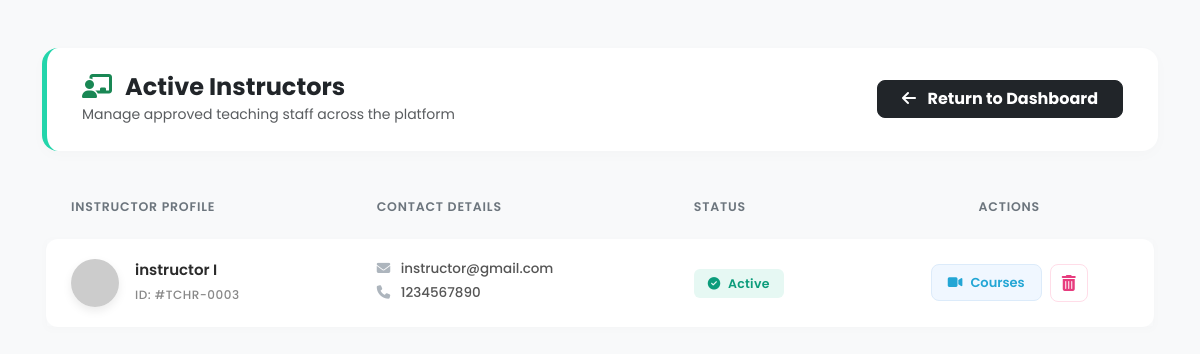
Screenshot of /manage_instructors.php (signed in) with the database file from the repository.
### tables this page shows
CREATE TABLE `instructor_applications` (
  `id` int(11) NOT NULL,
  `first_name` varchar(100) DEFAULT NULL,
  `last_name` varchar(100) DEFAULT NULL,
  `email` varchar(100) DEFAULT NULL,
  `phone` varchar(20) DEFAULT NULL,
  `highest_degree` varchar(150) DEFAULT NULL,
  `subject` varchar(150) DEFAULT NULL,
  `address` text DEFAULT NULL,
  `created_at` timestamp NOT NULL DEFAULT current_timestamp(),
  `status` varchar(20) DEFAULT 'Pending'
);

### manage_instructors.php (the view, shortened to what this page needs)
<?php
include 'db.php';
?>
<!DOCTYPE html>
<html lang="en">
<head>
    <link href="https://cdnjs.cloudflare.com/ajax/libs/font-awesome/6.4.0/css/all.min.css" rel="stylesheet">
    <link href="https://cdn.jsdelivr.net/npm/bootstrap@5.3.2/dist/css/bootstrap.min.css" rel="stylesheet">
</head>
<body>
<div class="container py-5">
    <div class="page-header d-flex justify-content-between align-items-center">
        <div>
            <h4 class="fw-bold m-0 text-dark"><i class="fa-solid fa-chalkboard-user text-success me-2"></i> Active Instructors</h4>
            <small class="text-muted">Manage approved teaching staff across the platform</small>
        </div>
        <a href="admin_home.php" class="btn btn-dark px-4 fw-bold" style="border-radius: 8px;">
            <i class="fa-solid fa-arrow-left me-2"></i> Return to Dashboard
        </a>
    </div>
    <div class="table-responsive px-1">
        <table class="custom-table">
            <thead>
                <tr>
                    <th>Instructor Profile</th>
                    <th>Contact Details</th>
                    <th>Status</th>
                    <th class="text-center">Actions</th>
                </tr>
            </thead>
            <tbody>
                <?php
                $sql = "SELECT * FROM instructor_applications WHERE status='Approved' ORDER BY id DESC";
                $query = mysqli_query($conn, $sql);
                if (mysqli_num_rows($query) > 0) {
                    while ($row = mysqli_fetch_assoc($query)) {
                        $full_name = htmlspecialchars($row['first_name'] . ' ' . $row['last_name']);
                        $avatar_url = "https://ui-avatars.com/api/?name=" . urlencode($full_name) . "&background=23d5ab&color=fff&rounded=true&bold=true";
                ?>
                <tr>
                    <td>
                        <div class="instructor-info">
                            <img src="<?php echo $avatar_url; ?>" alt="Avatar" class="avatar">
                            <div>
                                <p class="instructor-name"><?php echo $full_name; ?></p>
                                <span class="instructor-id">ID: #TCHR-<?php echo str_pad($row['id'], 4, '0', STR_PAD_LEFT); ?></span>
                            </div>
                        </div>
                    </td>
                    <td>
                        <span class="contact-detail"><i class="fa-solid fa-envelope me-2" style="color:#adb5bd; width: 16px;"></i><?php echo htmlspecialchars($row['email']); ?></span>
                        <span class="contact-detail"><i class="fa-solid fa-phone me-2" style="color:#adb5bd; width: 16px;"></i><?php echo htmlspecialchars($row['phone']); ?></span>
                    </td>
                    <td>
                        <span class="badge-status"><i class="fa-solid fa-circle-check me-1"></i> Active</span>
                    </td>
                    <td class="text-center">
                        <div class="d-flex justify-content-center align-items-center gap-2">
                            <a href="admin_view_courses.php?email=<?php echo urlencode($row['email']); ?>&name=<?php echo urlencode($row['first_name']); ?>"
                               class="btn-view" title="View Published Courses">
                                <i class="fa-solid fa-video me-2"></i> Courses
                            </a>
                            <a href="delete_instructor.php?id=<?php echo $row['id']; ?>"
                               class="btn-delete"
                               onclick="return confirm('WARNING: Are you sure you want to permanently remove <?php echo $full_name; ?> from the instructor panel?');"
                               title="Remove Instructor">
                                <i class="fa-solid fa-trash-can"></i>
                            </a>
                        </div>
                    </td>
                </tr>
                <?php
                    }
                }
                ?>
            </tbody>
        </table>
    </div>
</div>
</body>
</html>

### manage_instructors.php (style rules this page uses)
:root { --primary-accent: #23d5ab; --danger-accent: #e73c7e; --blue-accent: #23a6d5; --bg-light: #f8f9fa; }
body { background-color: var(--bg-light); font-family: 'Poppins', sans-serif; color: #333; }
.page-header { background: #fff; padding: 25px 35px; border-radius: 16px; box-shadow: 0 4px 15px rgba(0,0,0,0.02); margin-bottom: 35px; border-left: 5px solid var(--primary-accent); }
.custom-table { border-collapse: separate; border-spacing: 0 12px; width: 100%; }
.custom-table thead th { border: none; color: #6c757d; font-weight: 600; text-transform: uppercase; font-size: 12.5px; letter-spacing: 0.8px; padding: 0 25px 10px 25px; }
.custom-table tbody tr { background-color: #fff; box-shadow: 0 2px 10px rgba(0,0,0,0.02); transition: all 0.2s ease-in-out; }
.custom-table td { border: none; padding: 20px 25px; vertical-align: middle; }
.custom-table td:first-child { border-top-left-radius: 12px; border-bottom-left-radius: 12px; }
.custom-table td:last-child { border-top-right-radius: 12px; border-bottom-right-radius: 12px; }
.instructor-info { display: flex; align-items: center; gap: 16px; }
.avatar { width: 48px; height: 48px; border-radius: 50%; object-fit: cover; box-shadow: 0 4px 10px rgba(0,0,0,0.08); }
.instructor-name { margin: 0; font-weight: 600; color: #2b2b2b; font-size: 15px; }
.instructor-id { color: #888; font-size: 12px; font-weight: 500; letter-spacing: 0.5px; }
.contact-detail { color: #555; font-size: 13.5px; font-weight: 500; display: block; margin-bottom: 3px; }
.badge-status { background-color: #e6f8f3; color: #0c9c7b; padding: 6px 14px; border-radius: 6px; font-weight: 600; font-size: 12.5px; letter-spacing: 0.3px; }
.btn-view { background-color: #f0f7ff; color: var(--blue-accent); border: 1px solid #dcebfa; border-radius: 8px; padding: 8px 16px; font-weight: 600; font-size: 13px; transition: all 0.2s ease; text-decoration: none; display: inline-flex; align-items: center; }
.btn-delete { background-color: #fff; color: var(--danger-accent); border: 1px solid #ffdde8; width: 38px; height: 38px; border-radius: 8px; display: inline-flex; align-items: center; justify-content: center; transition: all 0.2s ease; text-decoration: none; }

### rows the page displays
instructor_applications: full_name "instructor I", id "0003", email "instructor@gmail.com", phone "1234567890"
